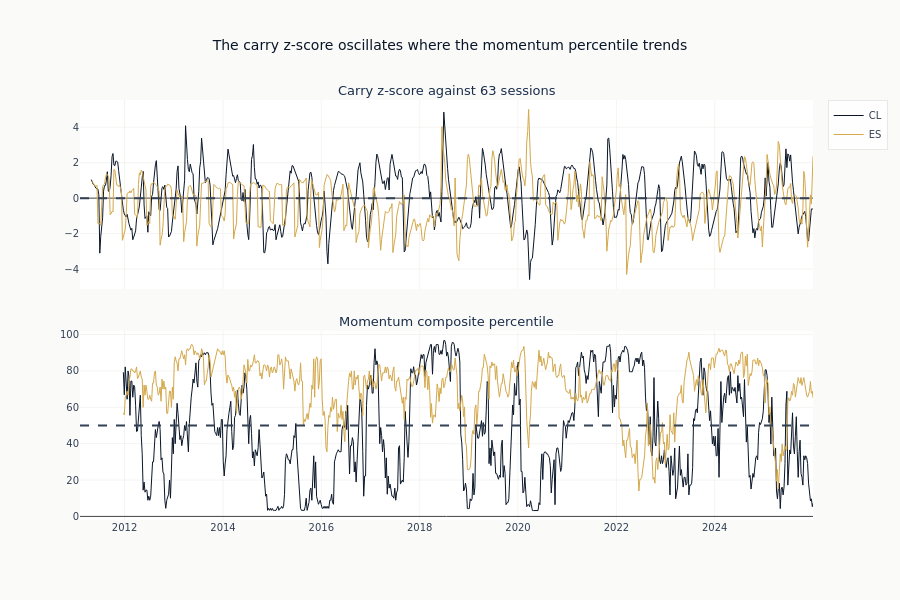

Here is the notebook cell this chart was saved with:
### Markdown cell above
### F7. Two signals through time

Two of the families side by side, sampled on the rebalance dates rather than on every session,
because a value the strategy never reads is not a value it can act on. Crude oil and the S&P 500
e-mini are drawn because they sit at opposite ends of the roll cycle, monthly against quarterly,
and a second pair would only add lines over the same shape.

The carry z-score is a distance from a product's own recent history, so it is bounded and pulled
back to zero; the momentum composite is a standing among the other 29 products, so it can sit at
one end of the range for years. A signal that oscillates and a signal that trends need different
holding periods, which is why both are in the matrix.

### Code cell
KEY_PRODUCTS = {"CL": COLORS["blue"], "ES": COLORS["amber"]}
decisions = front.filter(pl.col("timestamp").is_in(DECISION_DATES)).sort("timestamp")
fig = make_subplots(
    rows=2,
    cols=1,
    shared_xaxes=True,
    subplot_titles=["Carry z-score against 63 sessions", "Momentum composite percentile"],
    vertical_spacing=0.1,
)
for product, color in KEY_PRODUCTS.items():
    series = decisions.filter(pl.col("product") == product)
    for row, column in ((1, "carry_zscore_63d"), (2, "momentum_composite")):
        fig.add_trace(
            go.Scatter(
                x=series["timestamp"].to_list(),
                y=series[column].to_list(),
                name=product,
                line=dict(width=1, color=color),
                showlegend=row == 1,
            ),
            row=row,
            col=1,
        )
fig.add_hline(y=0, line_dash="dash", line_color=COLORS["neutral"], row=1, col=1)
fig.add_hline(y=50, line_dash="dash", line_color=COLORS["neutral"], row=2, col=1)
fig.update_layout(
    height=600, title_text="The carry z-score oscillates where the momentum percentile trends"
)
style_subplot_titles(fig)
fig.show()

### Figure 1 — Plotly figure (JSON) as saved in the notebook; plotly's stock layout.template omitted (floating-point values rounded to 4 significant figures; data arrays with more than 128 entries replaced by an {"elided": "..."} marker saying what was removed)
{"data": [{"line": {"color": "#0a1628", "width": 1}, "name": "CL", "showlegend": true, "type": "scatter", "x": {"elided": "776 str values"}, "xaxis": "x", "y": {"elided": "776 float values"}, "yaxis": "y"}, {"line": {"color": "#0a1628", "width": 1}, "name": "CL", "showlegend": false, "type": "scatter", "x": {"elided": "776 str values"}, "xaxis": "x2", "y": {"elided": "776 float values"}, "yaxis": "y2"}, {"line": {"color": "#D4A84B", "width": 1}, "name": "ES", "showlegend": true, "type": "scatter", "x": {"elided": "777 str values"}, "xaxis": "x", "y": {"elided": "777 float values"}, "yaxis": "y"}, {"line": {"color": "#D4A84B", "width": 1}, "name": "ES", "showlegend": false, "type": "scatter", "x": {"elided": "777 str values"}, "xaxis": "x2", "y": {"elided": "777 float values"}, "yaxis": "y2"}], "layout": {"annotations": [{"font": {"color": "#1a2d4a", "size": 13}, "showarrow": false, "text": "Carry z-score against 63 sessions", "x": 0.5, "xanchor": "center", "xref": "paper", "y": 1.0, "yanchor": "bottom", "yref": "paper"}, {"font": {"color": "#1a2d4a", "size": 13}, "showarrow": false, "text": "Momentum composite percentile", "x": 0.5, "xanchor": "center", "xref": "paper", "y": 0.45, "yanchor": "bottom", "yref": "paper"}], "height": 600, "shapes": [{"line": {"color": "#334155", "dash": "dash"}, "type": "line", "x0": 0, "x1": 1, "xref": "x domain", "y0": 0, "y1": 0, "yref": "y"}, {"line": {"color": "#334155", "dash": "dash"}, "type": "line", "x0": 0, "x1": 1, "xref": "x2 domain", "y0": 50, "y1": 50, "yref": "y2"}], "title": {"text": "The carry z-score oscillates where the momentum percentile trends"}, "xaxis": {"anchor": "y", "domain": [0.0, 1.0], "matches": "x2", "showticklabels": false}, "xaxis2": {"anchor": "y2", "domain": [0.0, 1.0]}, "yaxis": {"anchor": "x", "domain": [0.55, 1.0]}, "yaxis2": {"anchor": "x2", "domain": [0.0, 0.45]}}}
